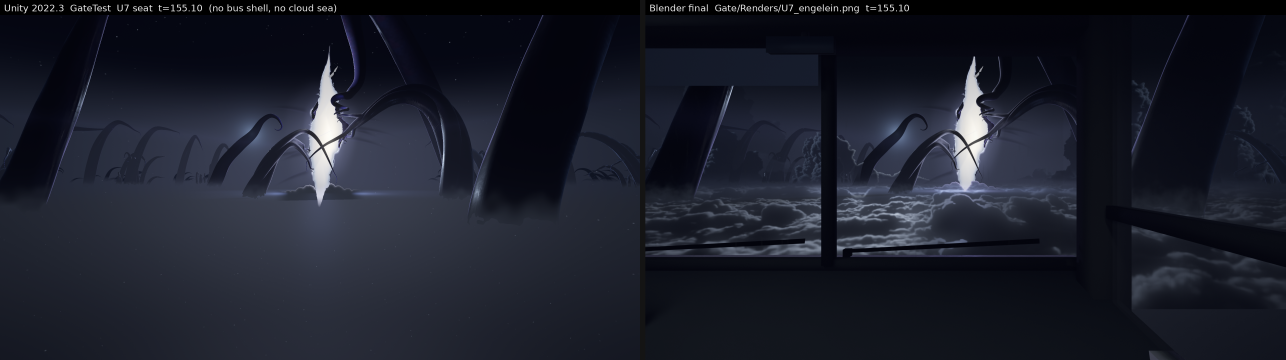
#> input picture FromLocal/gate_test/U7_compare_side_by_side.png, 3856 x 1080 px (shown at 1/3 size)
$ python metrics.py ../../FromLocal/gate_test/U7_compare_side_by_side.png
#> lines starting #> are read from the running program, lines starting #| are printed output that depends on the picture; after the words box and inside, x2 and y2 are one past the last pixel; in counts of white or black regions, pixels touching at a corner belong together
"""bible acceptance numbers on a display PNG: APL (Rec.709 luma mean), share luma<12, share of strong violet
(C*>30 and h_ab 290-325), share near-black (< #04060B) and near-white (> #F4F7FA)."""
import sys, numpy as np
from PIL import Image
def lab(img):
    c = img / 255.0
    c = np.where(c <= 0.04045, c / 12.92, ((c + 0.055) / 1.055) ** 2.4)
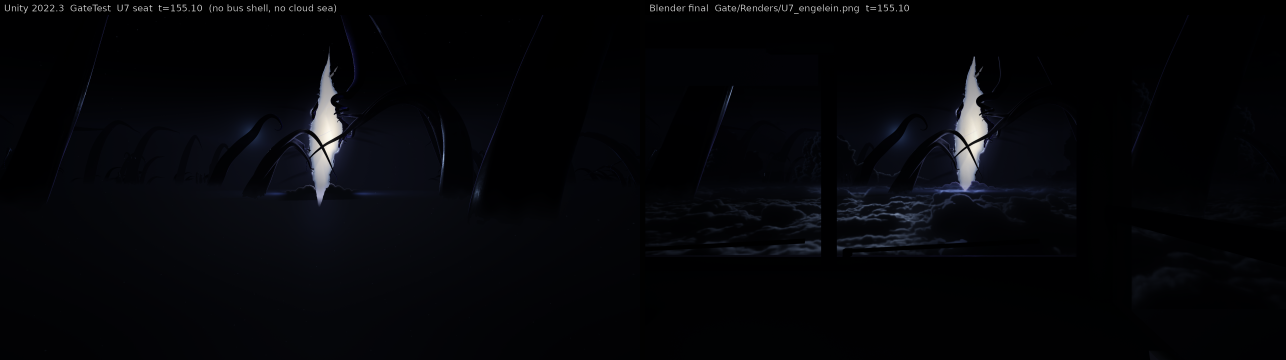
#> c: shape (1080, 3856, 3) float64 (shown at 1/3 size); mean R, G, B 0.0227, 0.0255, 0.0374
    M = np.array([[0.4124, 0.3576, 0.1805], [0.2126, 0.7152, 0.0722], [0.0193, 0.1192, 0.9505]])
    X = c @ M.T / np.array([0.95047, 1.0, 1.08883])
    f = np.where(X > 0.008856, np.cbrt(X), 7.787 * X + 16 / 116)
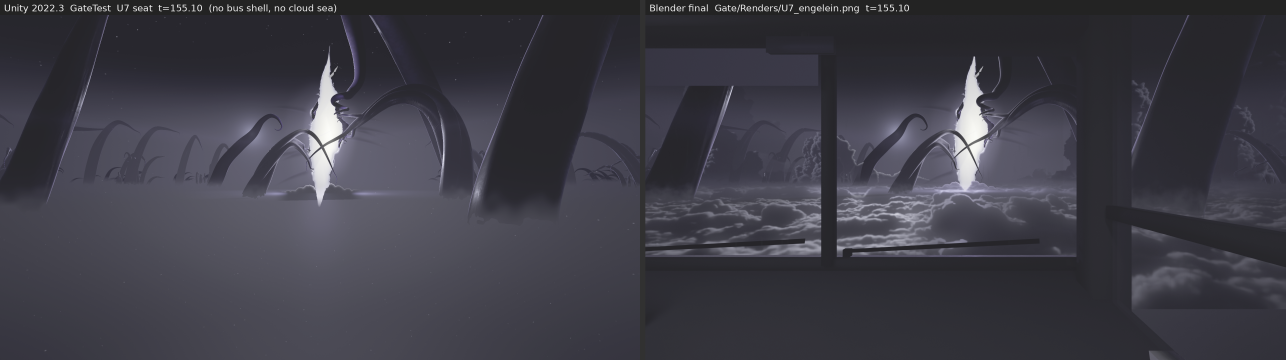
#> f: shape (1080, 3856, 3) float64 (shown at 1/3 size); mean R, G, B 0.245, 0.241, 0.278
    L = 116 * f[..., 1] - 16; a = 500 * (f[..., 0] - f[..., 1]); b = 200 * (f[..., 1] - f[..., 2])
#> after `b = 200 * (f[..., 1] - f[..., 2])`:
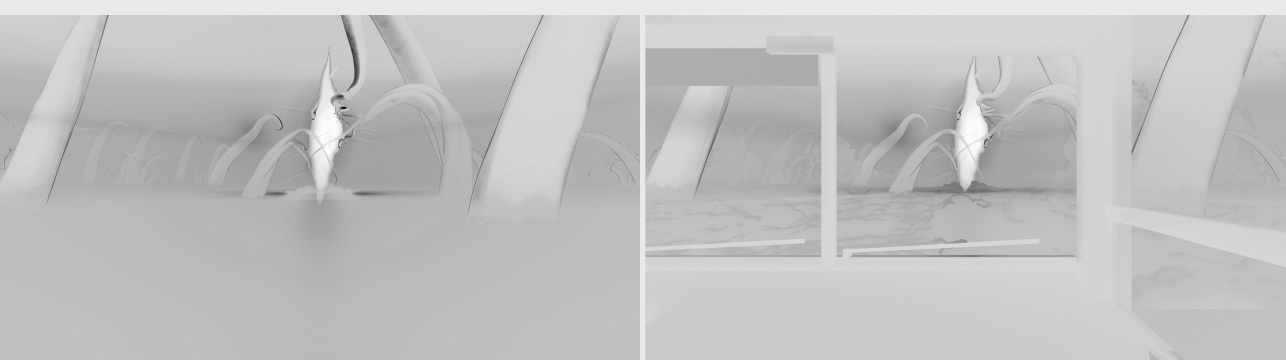
#> b: shape (1080, 3856) float64 (shown at 1/3 size); min -42.03, max 3.91, mean -7.28; drawn with min black and max white
    return L, a, b
def run(p):
    im = np.asarray(Image.open(p).convert('RGB')).astype(float)
    luma = im @ np.array([0.2126, 0.7152, 0.0722])
    L, a, b = lab(im)
    C = np.hypot(a, b); h = np.degrees(np.arctan2(b, a)) % 360
#> after `C = np.hypot(a, b)`:
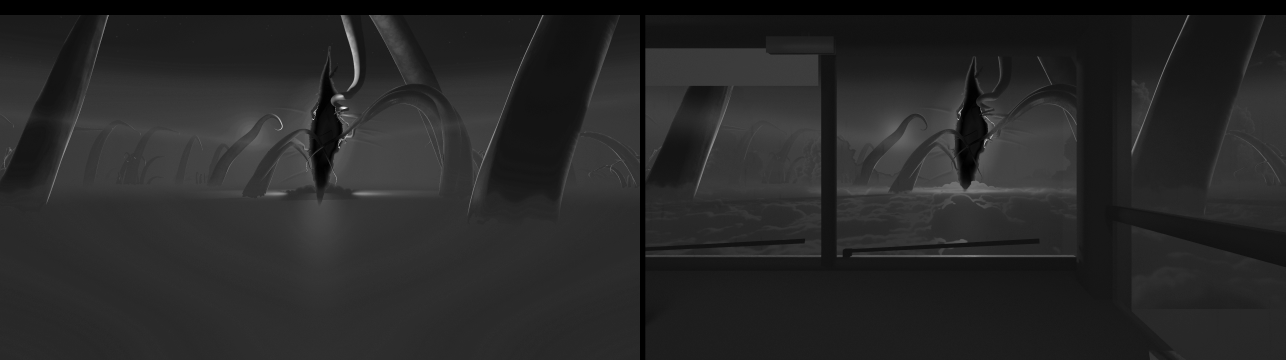
#> C: shape (1080, 3856) float64 (shown at 1/3 size); min 0, max 47.4, mean 7.5; drawn with min black and max white
#> after `h = np.degrees(np.arctan2(b, a)) % 360`:
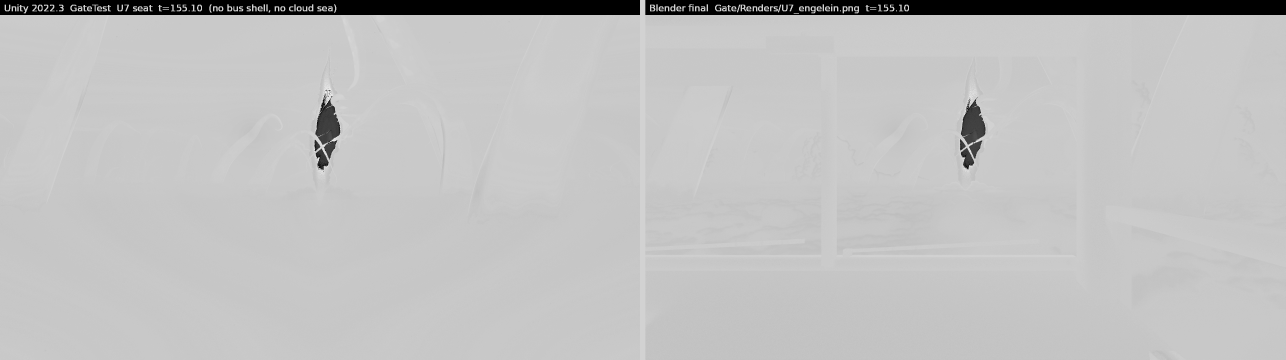
#> h: shape (1080, 3856) float64 (shown at 1/3 size); min 0, max 359.8, mean 271; drawn with min black and max white
    viol = (C > 30) & (h > 290) & (h < 325)
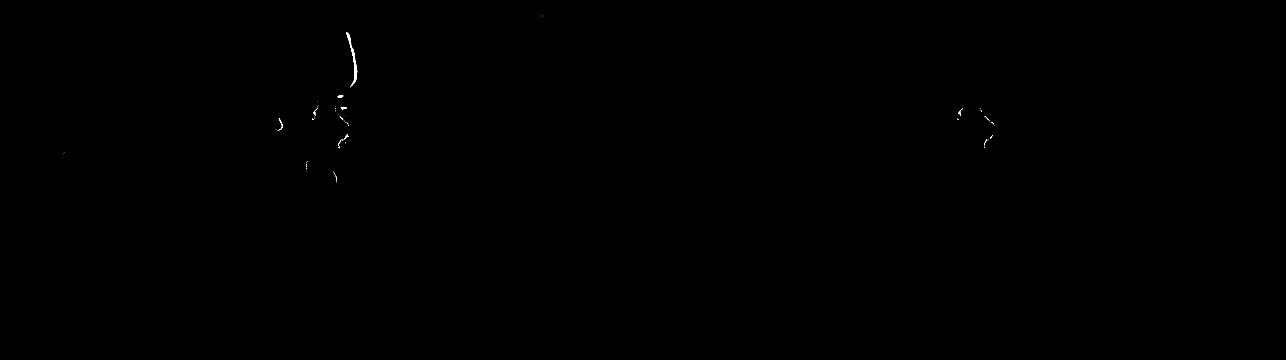
#> viol: shape (1080, 3856) bool (shown at 1/3 size); 0.04% white; 61 white regions (49 under 20 px), largest, box (x1, y1, x2, y2) and area: (1039, 97, 1072, 262) 966, (833, 355, 848, 391) 98, (1022, 320, 1041, 328) 96
    blk = (im <= np.array([4, 6, 11])).all(-1); wht = (im >= np.array([244, 247, 250])).all(-1)
#> after `blk = (im <= np.array([4, 6, 11])).all(-1)`:
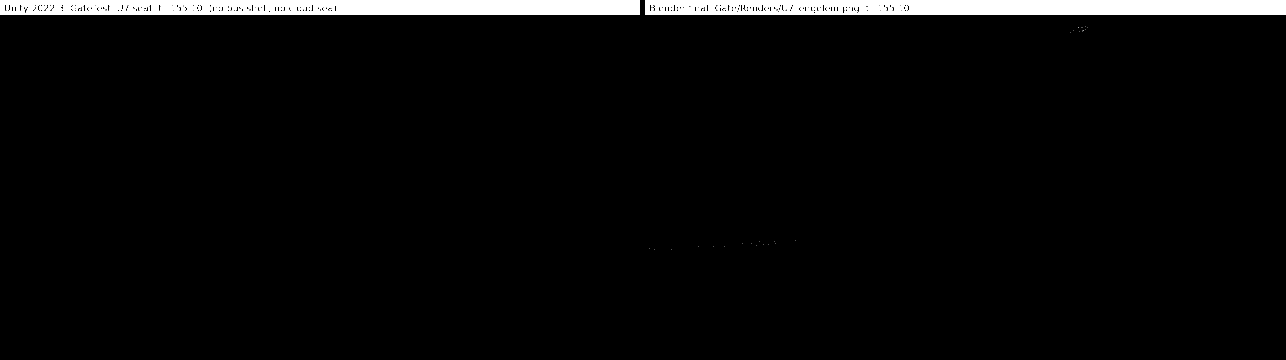
#> blk: shape (1080, 3856) bool (shown at 1/3 size); 3.8% white; 65 white regions (29 under 20 px), largest, box (x1, y1, x2, y2) and area: (1936, 0, 3856, 45) 79796, (0, 0, 1920, 45) 79002, (117, 17, 125, 31) 94
#> after `wht = (im >= np.array([244, 247, 250])).all(-1)`: wht: shape (1080, 3856) bool; every value is 0
    return dict(APL=round(luma.mean(), 1), luma_lt12=round((luma < 12).mean() * 100, 1), strong_violet=round(viol.mean() * 100, 2),
                near_black=round(blk.mean() * 100, 2), near_white=round(wht.mean() * 100, 2))
if __name__ == '__main__':
    for p in sys.argv[1:]:
        print(p, run(p))
